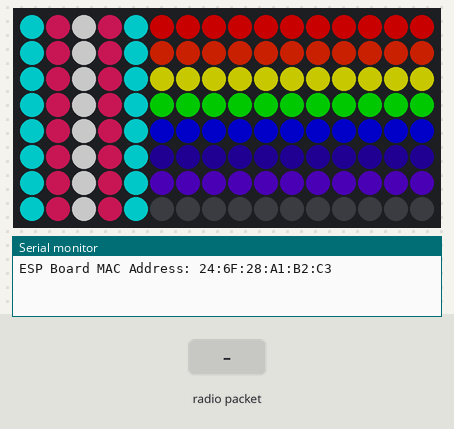
Bench run of a program on a simulated ESP32. Shown: 16×8 RGB LED matrix (first LED top left, wired row by row), the last lines printed to the serial monitor. The inputs (shaded band) are chosen by the test bench. Dim RGB values are drawn brighter than linear.

Above: at 1.1 s.
7.3 s: radio packet "1" arrives
At 8.5 s:
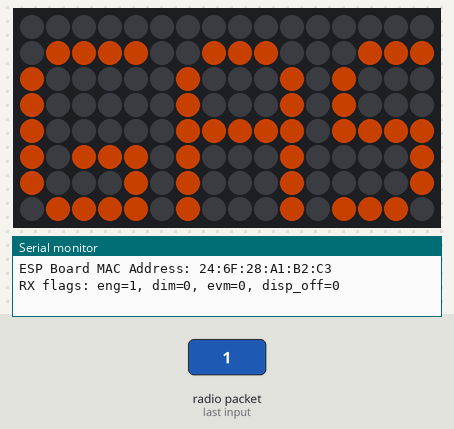
8.8 s: radio packet "0" arrives
At 9.9 s:
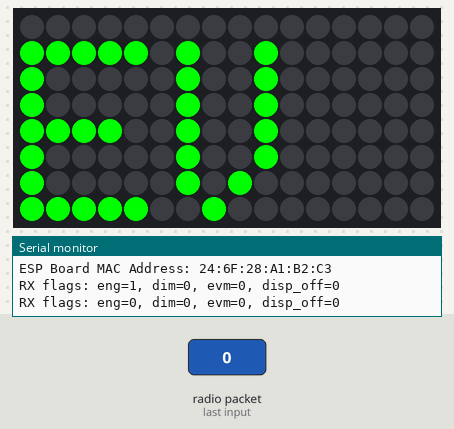
Timing chart, 0 to 11.8 s (numbered marks = the images above; inputs shaded):
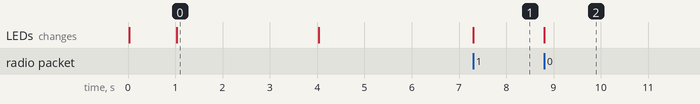

Measured:
- after the input at 7.3 s, the LEDs: change at once (image 1)
- after the input at 8.8 s, the LEDs: change at once (image 2)
- what the display in image 0 shows lasts 3.0 s, from 1.0 s to 4.0 s

The program:

main.cpp
```cpp
#include <Arduino.h>
#include <Adafruit_GFX.h>
#include <Adafruit_NeoPixel.h>
#include <Adafruit_NeoMatrix.h>

#include <WiFi.h>
#include <esp_now.h>

// bitmap file includes
#include "bitmapsBig/EV.xbm.h"
#include "bitmapsBig/GAS.xbm.h"
// #include "bitmapsBig/engine.xbm.h"
#include "bitmapsBig/M.xbm.h"


// matrix setup ------------------------------------------------------------------------------------------------
#define DATA_PIN    14    // LED data pin
#define W           16      // two 8x8 panels side by side
#define H            8
#define BRIGHTNESS   100     // initial brightness on boot
bool intro = true;

// confirmed layout flags
// BOT LEFT  COLS  PROG  => NEO_MATRIX_BOTTOM | NEO_MATRIX_LEFT | NEO_MATRIX_COLUMNS | NEO_MATRIX_PROGRESSIVE
Adafruit_NeoMatrix matrix(
  W, H, DATA_PIN,
  NEO_MATRIX_BOTTOM | NEO_MATRIX_LEFT | NEO_MATRIX_COLUMNS | NEO_MATRIX_PROGRESSIVE,
  NEO_GRB + NEO_KHZ800
);


// display functions ---------------------------------------------------------------------------------------

void showEv(bool m = false) {
  // matrix.fillScreen(0);
  matrix.fillRect(0, 1, W, H-1, 0); // clear everything except top rainbow line

  matrix.drawXBitmap(0, 0, EV_bits, EV_width, EV_height, matrix.Color(0, 255, 0));

  if (m) {
    matrix.drawXBitmap(0, 0, M_bits, M_width, M_height, matrix.Color(0, 100, 255));
  }

  matrix.show();
}

void showGas() {
  // matrix.fillScreen(0);
  matrix.fillRect(0, 1, W, H-1, 0); // clear everything except top rainbow line

  matrix.drawXBitmap(0, 0, GAS_bits, GAS_width, GAS_height, matrix.Color(255, 162, 0));

  matrix.show();
}


// data receiver setup ---------------------------------------------------------------------------------------
#define PACKET_TIMEOUT_MS 4000
volatile uint8_t last_flags = 0;
volatile unsigned long last_rx = 0;


void onDataRecv(const uint8_t*, const uint8_t* data, int len) {
  if (len < 1) return;
  last_flags = data[0];
  last_rx = millis();

  // Decode bits and print immediately on packet
  bool engine_on          = last_flags & (1 << 0);
  bool car_dim            = last_flags & (1 << 1);
  bool ev_mode            = last_flags & (1 << 2);
  bool display_off        = last_flags & (1 << 3);

  Serial.printf("RX flags: eng=%d, dim=%d, evm=%d, disp_off=%d\n",
                engine_on, car_dim, ev_mode, display_off);

  if (intro) {
    return;
  }

  if (engine_on == 1) {
    showGas();
  } else if (ev_mode == 1) {
    showEv(true);
  } else {
    showEv(false);
  }

  if (display_off == 1) {
    matrix.setBrightness(0);
  } else if (car_dim == 1) {
    matrix.setBrightness(10);
  } else {
    matrix.setBrightness(255);
  }


}


void setup() {

  Serial.begin(115200);
  WiFi.mode(WIFI_STA);
  Serial.print("ESP Board MAC Address: ");
  Serial.println(WiFi.macAddress());
  esp_now_init();
  esp_now_register_recv_cb(onDataRecv);

  pinMode(DATA_PIN, OUTPUT);
  digitalWrite(DATA_PIN, LOW);
  delay(20);

  matrix.begin();
  matrix.setBrightness(BRIGHTNESS);
  matrix.fillScreen(0);

  // matrix.drawPixel(0, 0, matrix.Color(255,   0,   0)); // 1st   = Red
  // matrix.drawPixel(15, 0, matrix.Color(  0, 255,   0)); // 2nd   = Green
  // matrix.drawPixel(15, 7, matrix.Color(  0,   0, 255)); // 65th  = Blue
  // matrix.drawPixel(0, 7, matrix.Color(255, 255,   0)); // 66th  = Yellow

  // matrix.show();
  // delay(1000);

  // show fullscreen rainbow on start
  matrix.drawLine(0, 0, W-1, 0, matrix.Color(255,   0,   0)); // red
  matrix.drawLine(0, 1, W-1, 1, matrix.Color(255, 127,   0)); // orange
  matrix.drawLine(0, 2, W-1, 2, matrix.Color(255, 255,   0)); // yellow
  matrix.drawLine(0, 3, W-1, 3, matrix.Color(0,   255,   0)); // green
  matrix.drawLine(0, 4, W-1, 4, matrix.Color(0,     0, 255)); // blue
  matrix.drawLine(0, 5, W-1, 5, matrix.Color(75,    0, 130)); // indigo
  matrix.drawLine(0, 6, W-1, 6, matrix.Color(148,    0, 211)); // violet

  matrix.show();
  delay(1000);

  // show more important colors on left side :3
  matrix.drawLine(0, 0, 0, 7, matrix.Color(0,   255, 255)); // light blue
  matrix.drawLine(1, 0, 1, 7, matrix.Color(255, 105, 180)); // pink
  matrix.drawLine(2, 0, 2, 7, matrix.Color(255, 255, 255)); // white
  matrix.drawLine(3, 0, 3, 7, matrix.Color(255, 105, 180)); // pink
  matrix.drawLine(4, 0, 4, 7, matrix.Color(0,   255, 255)); // light blue

  matrix.show();
  delay(3000);

  matrix.fillScreen(0);

  // permanent rainbow across top row, 2 pixel wide lines
  // matrix.drawLine(0, 0, 2, 0, matrix.Color(255,   0,   0)); // red
  // matrix.drawLine(3, 0, 4, 0, matrix.Color(255, 127,   0)); // orange
  // matrix.drawLine(5, 0, 6, 0, matrix.Color(255, 255,   0)); // yellow
  // matrix.drawLine(7, 0, 8, 0, matrix.Color(0,   255,   0)); // green
  // matrix.drawLine(9, 0, 10, 0, matrix.Color(0,     0, 255)); // blue
  // matrix.drawLine(11, 0, 12, 0, matrix.Color(75,    0, 130)); // indigo
  // matrix.drawLine(13, 0, 15, 0, matrix.Color(148,    0, 211)); // violet


  matrix.show();
  delay(2000);

  intro = false;
}


void loop() {
  // show ev without m
  // showEv();
  // delay(3000);

  // show ev with m
  // showEv(true);
  // delay(3000);

  // show gas mode
  // showGas();
  // delay(3000);

  // show engine icon
  // showEngineIcon();
  // delay(4000);

  // bool stale = (PACKET_TIMEOUT_MS > 0) && (millis() - last_rx > PACKET_TIMEOUT_MS);
  // uint8_t f = stale ? 0 : last_flags;


  // static unsigned long last_print = 0;
  //   if (millis() - last_print >= 1000) {
  //     last_print = millis();
  //     if (stale) {
  //       Serial.println("No packets recently :3 flags considered 0");
  //     } else {
  //       // Serial.printf("Flags now: 0b" BYTE_TO_BINARY_PATTERN "\n",
  //       //               BYTE_TO_BINARY(f));
  //     }


  //       Serial.print((f & (1 << 0)) ? "E" : "-");
  //       Serial.print((f & (1 << 1)) ? "D" : "-");
  //       Serial.print((f & (1 << 2)) ? "V" : "-");
  //       Serial.println((f & (1 << 3)) ? "O" : "-");

  //   }


}
```

EV.xbm.h
```cpp
/* EV text */
#define EV_width 16
#define EV_height 8
static unsigned char EV_bits[] = {
   0x00, 0x00, 0x5f, 0x02, 0x41, 0x02, 0x41, 0x02, 0x4f, 0x02, 0x41, 0x02,
   0x41, 0x01, 0x9f, 0x00 };
```

GAS.xbm.h
```cpp
/* GAS text */
#define GAS_width 16
#define GAS_height 8
static unsigned char GAS_bits[] = {
   0x00, 0x00, 0x9e, 0xe3, 0x41, 0x14, 0x41, 0x14, 0xc1, 0xf7, 0x5d, 0x84,
   0x51, 0x84, 0x5e, 0x74 };
```

M.xbm.h
```cpp
/* M text */
#define M_width 16
#define M_height 8
static unsigned char M_bits[] = {
   0x00, 0x00, 0x00, 0xd8, 0x00, 0xa8, 0x00, 0xa8, 0x00, 0x88, 0x00, 0x88,
   0x00, 0x88, 0x00, 0x88 };
```
